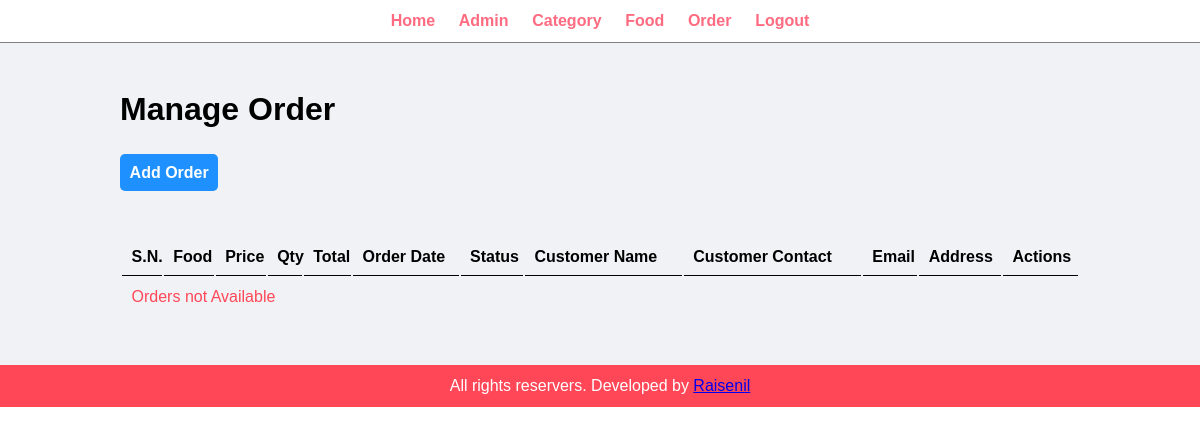
The page /admin/manage-order.php (signed in) on the database as committed earlier.
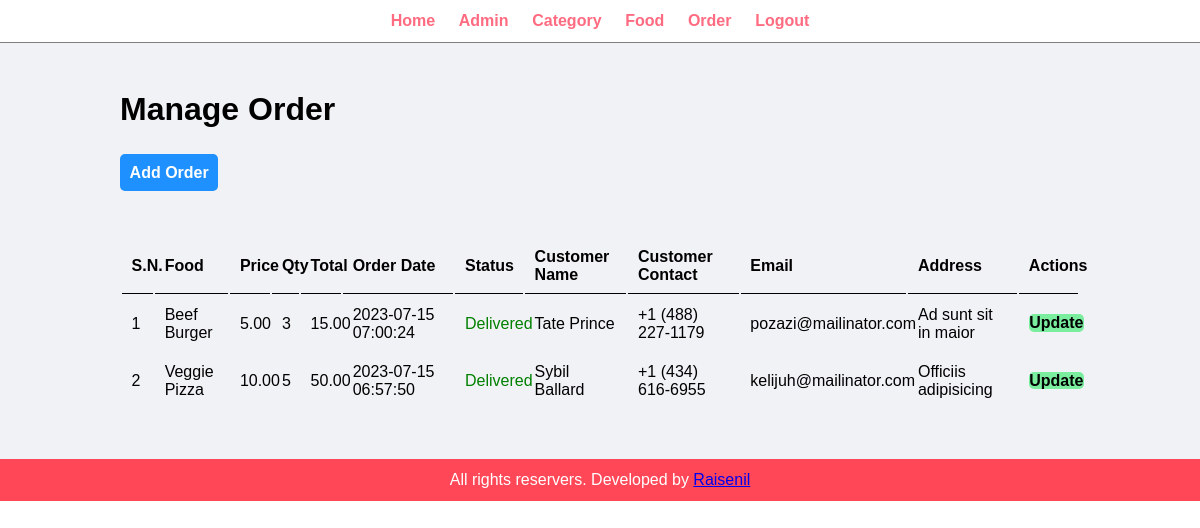
The same page on the database as committed later.
### tables this page shows
CREATE TABLE `tbl_order` (
  `id` int(10) UNSIGNED NOT NULL,
  `food` varchar(150) NOT NULL,
  `price` decimal(10,2) NOT NULL,
  `qty` int(11) NOT NULL,
  `total` decimal(10,2) NOT NULL,
  `order_date` datetime NOT NULL,
  `status` varchar(50) NOT NULL,
  `customer_name` varchar(150) NOT NULL,
  `customer_contact` varchar(20) NOT NULL,
  `customer_email` varchar(255) NOT NULL,
  `customer_address` varchar(255) NOT NULL
);

### admin/manage-order.php (the view, shortened to what this page needs)
<?php
    include("partials/menu.php");
?>
    <div class="main-content">
        <div class="wrapper">
            <h1>Manage Order</h1>
            <br><br>
            <a href="<?php echo SITEURL;?>admin/add-order.php" class="btn-primary">Add Order</a>
            <br><br><br>
            <br>
            <table class="tbl-full">
                <tr>
                    <th>S.N.</th>
                    <th>Food</th>
                    <th>Price</th>
                    <th>Qty</th>
                    <th>Total</th>
                    <th>Order Date</th>
                    <th>Status</th>
                    <th>Customer Name</th>
                    <th>Customer Contact</th>
                    <th>Email</th>
                    <th>Address</th>
                    <th>Actions</th>
                </tr>
                <?php
                    $sql = "SELECT * FROM tbl_order ORDER BY id DESC";
                    $res = mysqli_query($conn,$sql);
                    $count = mysqli_num_rows($res);
                    $sn = 1;
                    if($count>0){
                        while($row=mysqli_fetch_assoc($res)){
                            $id=$row['id'];
                            $food=$row['food'];
                            $price=$row['price'];
                            $qty=$row['qty'];
                            $total=$row['total'];
                            $order_date=$row['order_date'];
                            $status=$row['status'];
                            $customer_name=$row['customer_name'];
                            $customer_contact=$row['customer_contact'];
                            $customer_email=$row['customer_email'];
                            $customer_address=$row['customer_address'];
                            ?>
                                <tr>
                                    <td><?php echo $sn++;?></td>
                                    <td><?php echo $food;?></td>
                                    <td><?php echo $price;?></td>
                                    <td><?php echo $qty;?></td>
                                    <td><?php echo $total;?></td>
                                    <td><?php echo $order_date;?></td>
                                    <td>
                                        <?php
                                            if($status=="Ordered"){
                                                echo "<label style='color:gray'>$status</label>";
                                            }elseif($status=="On Delivery"){
                                                echo "<label style='color:orange'>$status</label>";
                                            }elseif($status=="Delivered"){
                                                echo "<label style='color:green'>$status</label>";
                                            }elseif($status=="Cancelled"){
                                                echo "<label style='color:red'>$status</label>";
                                            }
                                        ?>
                                    </td>
                                    <td><?php echo $customer_name;?></td>
                                    <td><?php echo $customer_contact;?></td>
                                    <td><?php echo $customer_email;?></td>
                                    <td><?php echo $customer_address;?></td>
                                    <td>
                                        <a href="update-order.php?id=<?php echo $id;?>" class="btn-secondary">Update</a>
                                    </td>
                                </tr>
                            <?php
                        }
                    }else{
                        echo "<tr><td colspan='12' class='error'>Orders not Available</td></tr>";
                    }
                ?>
            </table>
        </div>
    </div>
<?php include("partials/footer.php");?>

### admin/partials/menu.php (shortened to what this page needs)
<!DOCTYPE html>
<html lang="en">
<head>
    <link rel="stylesheet" href="../css/admin.css">
</head>
<body>
    <div class="menu text-center">
        <div class="wrapper">
            <ul>
                <li><a href="index.php">Home</a></li>
                <li><a href="manage-admin.php">Admin</a></li>
                <li><a href="manage-category.php">Category</a></li>
                <li><a href="manage-food.php">Food</a></li>
                <li><a href="manage-order.php">Order</a></li>
                <li><a href="logout.php">Logout</a></li>
            </ul>
        </div>
    </div>

### admin/partials/footer.php
    <div class="footer">
        <div class="wrapper">
        <p class="text-center">All rights reservers. Developed by <a href="https://github.com/Raisenil" target="_blank" rel="noopener">Raisenil</a> </p>
        </div>
    </div>
</body>
</html>

### css/admin.css (style rules this page uses)
* { margin: 0 0; padding: 0 0; font-family: Arial, Helvetica, sans-serif; }
.wrapper { padding: 1%; width: 80%; margin: 0 auto; }
.text-center { text-align: center; }
.tbl-full { width: 100%; }
table tr th { border-bottom: 1px solid black; padding: 1%; text-align: left; }
table tr td { padding: 1%; }
.btn-primary { background-color: #1e90ff; padding: 1%; color: white; text-decoration: none; font-weight: bold; border-radius: 5px; }
.btn-secondary { background-color: #7bed9f; padding: 1%; color: black; text-decoration: none; font-weight: bold; border-radius: 5px; }
.menu { border-bottom: 1px solid gray; }
.menu ul { list-style-type: none; }
.menu ul li { display: inline; padding: 1%; }
.menu ul li a { text-decoration: none; font-weight: bold; color: #ff6b81; }
.main-content { background-color: #f1f2f6; padding: 3% 0; }
.footer { background-color: #ff4757; color: white; }
.error { color: #ff4757; }

Rows that differ between the two databases and show on the page:
added tbl_order: food "Beef Burger", price "5.00", qty "3", total "15.00", order_date "2023-07-15 07:00:24", status "Delivered", customer_name "Tate Prince", customer_contact "+1 (488) 227-1179", customer_email "pozazi@mailinator.com", customer_address "Ad sunt sit in maior"
added tbl_order: food "Veggie Pizza", price "10.00", qty "5", total "50.00", order_date "2023-07-15 06:57:50", status "Delivered", customer_name "Sybil Ballard", customer_contact "+1 (434) 616-6955", customer_email "kelijuh@mailinator.com", customer_address "Officiis adipisicing"
Other text that changed with them:
text no longer shown: "Orders not Available"
